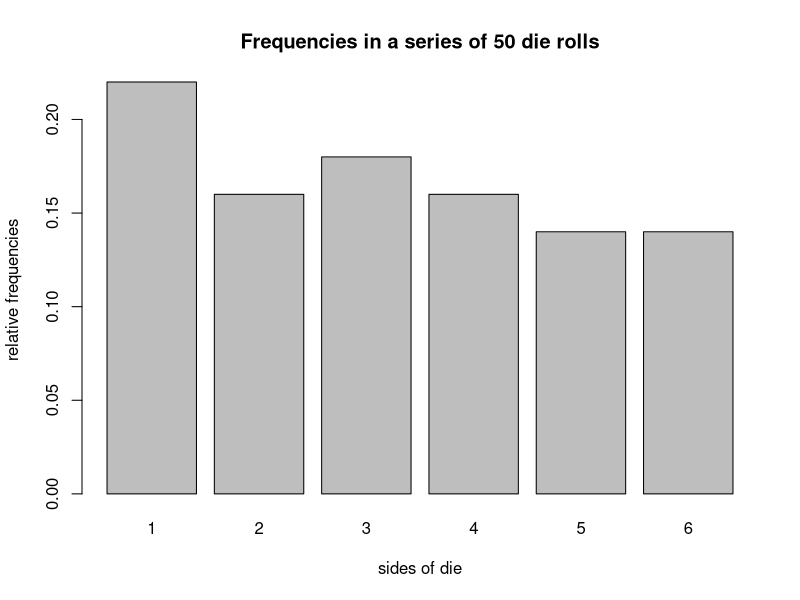
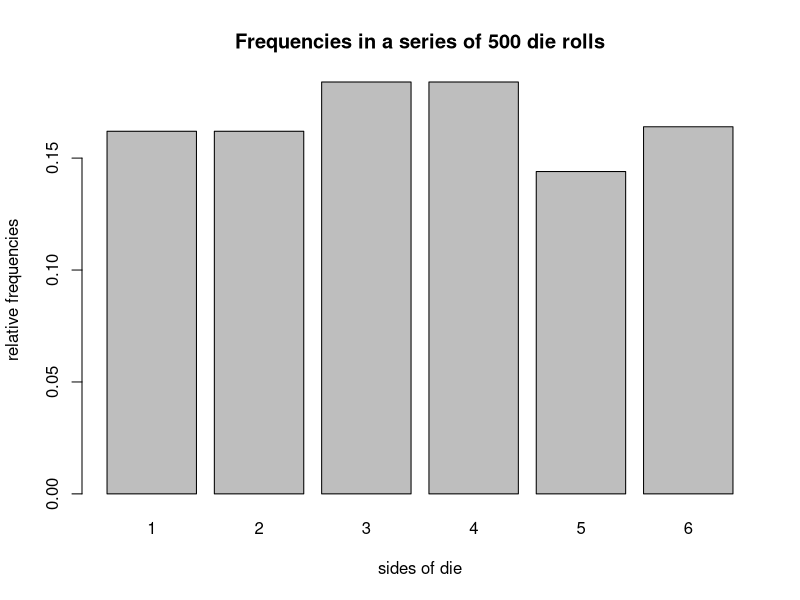

R code for these plots, in order:


#' @title die object
#' @description a die 
#' @param object - a vector that contains values on 6 sides
#' @param probability - a vector that contains probabilities of each sides being appeared.
#' @return table of sides and corresponding probabilities

#auxiliary function "check_prob" checks vaildity of the input "prob" for "die(sides, prob)"
check_prob <- function(prob) {
  #stop if the vector length is invalid
  if (length(prob) != 6 | !is.numeric(prob)) {
    stop("\n'prob' must be a numeric vector of length 2")
  }
  #stop if the probabilities assigned are invalid
  if (any(prob < 0) | any(prob > 1)) {
    stop("\n'prob' values must be between 0 and 1")
  }
  if (sum(prob) != 1) {
    stop("\nelements in 'prob' must add up to 1")
  }
}

#auxiliary function "check_prob" checks vaildity of the input "sides" for "die(sides, prob)"
check_sides <- function(sides){
  if (length(sides) != 6 | !is.character(sides)) {
    stop("\n'sides' must be a character vector of length 6")}
}


#die function
die <- function(
  sides = c("1", "2", "3", "4", "5", "6"),
  prob = c(1/6, 1/6, 1/6, 1/6, 1/6, 1/6)){
  ##stop if number of sides and/or prob are not valid.
  check_sides(sides)
  check_prob(prob)
  res <- list(
    sides = sides,
    prob = prob)
  class(res) <- "die"
  res
}


#print method for object of class "die"
print.die <- function(x) {
  cat('object "die"\n\n')
  side <- x$sides
  prob <- x$prob
  print(data.frame(side,prob))
  invisible(x)
}

# die with non-standard sides
weird_die <- die(sides = c('i', 'ii', 'iii', 'iv', 'v', 'vi'))
weird_die

# create a loaded die
loaded_die <- die(prob = c(0.075, 0.1, 0.125, 0.15, 0.20, 0.35))
loaded_die

###bad sides
#bad_die <- die(sides = c('a', 'b', 'c', 'd', 'e'))
###removed to prevent error when knitting

###bad prob
#bad_die <- die(sides = c('a', 'b', 'c', 'd', 'e', 'f'), prob = c(0.2, 0.1, 0.1, 0.1, 0.5, 0.1))
###removed to prevent error when knitting

check_times <- function(times) {
  #stop if times is not integer
  if (times%%1 != 0) {
    stop("\n'times' must be an integer")}
  TRUE}


#create a fair die
fair_die <- die()

#roll function
roll <- function(die = fair_die, times = 1){
  #stop conditions
  if (class(die) != "die") {
    stop("\nroll() requires an object 'die'")
  }
  check_times(times)
  #roll
  res <- list(
  rolls = sample(die$sides, size = times, prob = die$prob, replace = TRUE),
  sides = die$sides,
  prob = die$prob,
  total = length(sample(die$sides, size = times, prob = die$prob, replace = TRUE))
  )
  class(res) <- "roll"
  res  
}


#print method for object of function "roll"
print.roll <- function(x) {
  cat('object "roll"\n\n')
  rolls <- x$rolls
  print(rolls)
  invisible(x)
}


#50 rolls of a fair die
set.seed(123)
fair50 <- roll(fair_die, times = 50)
fair50

#fair_50rolls
set.seed(123)
fair_50rolls <- roll(fair_die, times = 50)
fair_50rolls


#what's in fair50?
names(fair50)
fair50$rolls
fair50$sides
fair50$prob
fair50$total


# string die
str_die <- die(sides = c('a', 'b', 'c', 'd', 'e', 'f'),
               prob = c(0.075, 0.1, 0.125, 0.15, 0.20, 0.35))
# roll 20 times
set.seed(123)
str_rolls <- roll(str_die, times = 20)
names(str_rolls)
str_rolls

#Summary method
#summary.roll
summary.roll <- function(x) {
  side <- x$side
  #create a counter vector
  count <- vector()
  for (i in 1:6){
  count[i] <- length(which(x$rolls == x$sides[i]))}
  #create a proportion vector
  prop <- vector()
  for (i in 1:6){
    prop[i] <- count[i]/x$total}
  #class(res) <- "summary.roll"
  freqs <- data.frame(side, count, prop)
  list(freqs)
  res <- list(freqs)
  names(res) <- "freqs"
  class(res) <- "summary.roll"
  res
  }

#print.summary.roll
print.summary.roll <- function(x, ...) {
  cat('summary "roll"\n\n')
  print(x$freqs)
  invisible(x)
}

#fair50 summary
fair50_sum <- summary(fair_50rolls)
fair50_sum
class(fair50_sum)
names(fair50_sum)


#Plots
plot.roll <- function(x, side = 1, ...) {
  #create a vector "a" that contains counts
  count <- vector()
  for (i in 1:6){
    count[i] <- length(which(x$rolls == x$sides[i]))}
  #create a vector "b" that contains proportions
  prop <- vector()
  for (i in 1:6){
    prop[i] <- count[i]/x$total
  }
  names(prop) <- x$sides
  barplot(prop, xlab = "sides of die", 
          ylab = "relative frequencies")
  title(sprintf("Frequencies in a series of %s die rolls", x$total))
}
plot(fair_50rolls)



#Additional Methods

#example
# roll fair die
set.seed(123)
fair_die <- die()
fair500 <- roll(fair_die, times = 500)
# summary method
summary(fair500)

# extracting roll in position 500
"[.roll" <- function(x, i) {
  x$rolls[i]}

fair500[500]

# replacing last roll
"[<-.roll" <- function(x, i, value) {
  #x is a "roll" object
  if (value != x$sides[1] & value != x$sides[2] & 
      value != x$sides[3] & value != x$sides[4] &
      value != x$sides[5] & value != x$sides[6]) {
    stop(sprintf('\nreplacing value must be %s', x$sides))}
  x$rolls[i] <- value
  x}
fair500[500] <- 1
fair500[500]
summary(fair500)


# adding 100 rolls
"+.roll" <- function(obj, incr) {
  if (length(incr) != 1 | incr <= 0) {
    stop("\ninvalid increament (must be positive)")}
  more_die <- die()
  more_roll <- roll(more_die, times = incr)
  res <- list(sides = obj$sides, 
              rolls = (c(obj$rolls, more_roll$rolls)), 
              prob = obj$prob, 
              total = obj$total + more_roll$total)
  class(res) <- "roll"
  res
  }
  
fair600 <- fair500 + 100
summary(fair600)

# plot method
plot(fair500, 500)

